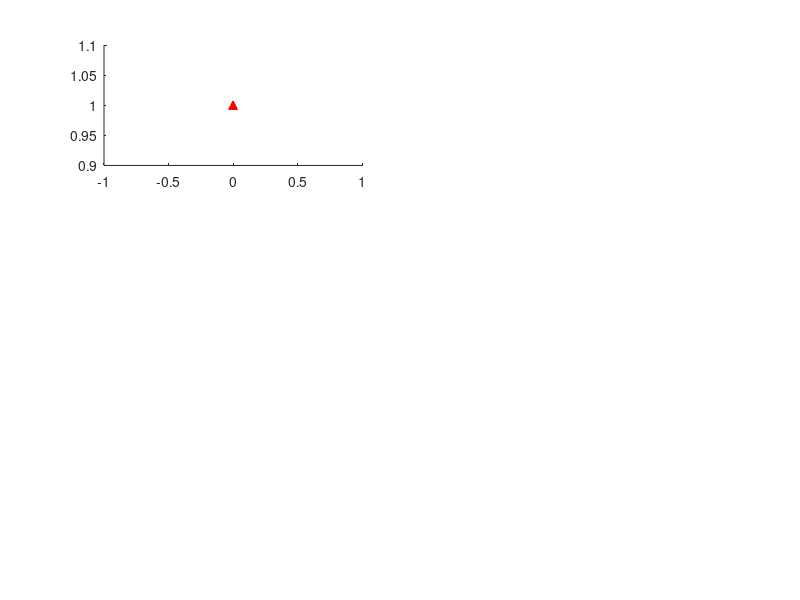

MATLAB code for this plot: (Note: this script raises an error after producing the figure.)
%%
figure;
subplot(321);
hold on;
plot([0 0],[1 1],'r^','MarkerFaceColor','r');
h = area([0 2e3],[length(trl_all)+1 length(trl_all)+1],0);
set(h,'FaceColor','r','FaceAlpha',.2,'EdgeColor','r');

plot([2e3 2e3],[1 1],'bv','MarkerFaceColor','b');
h = area([2e3 4e3],[length(trl_all)+1 length(trl_all)+1],0);
set(h,'FaceColor','b','FaceAlpha',.2,'EdgeColor','b');

for kt = 1:length(ts_trl)
    x = ts_trl{kt};
    x = x(x>=dt(1) & x <=dt(length(dt)));
    y = kt*ones(1,length(x));
    x = [x;x];
    y = [y-.5;y+.5];
    line(x,y,'Color','k');
end;
axis tight;xlim([dt(1) dt(end)]);
title(length([ts_trl{:}]));

subplot(323);
hold on;
%Y = sum(n2,2)/size(n2,2)/((dt3(2)-dt3(1))/Fs);
Y = mean(n2,2)/((dt3(2)-dt3(1))/Fs);
SE = (std(n2,0,2)./sqrt(size(n2,2)-1))./((dt3(2)-dt3(1))/Fs);
plot([0 0],[min(Y-SE) max(Y+SE)],'r');
plot([2e3 2e3],[min(Y-SE) max(Y+SE)],'b');
plot(dt3,Y,'-','Color',[.5 .5 .5]);
errorbar(dt3,Y,SE,'s','Color',[.5 .5 .5]);
plot([0 0],[min(Y-SE) min(Y-SE)],'r^','MarkerFaceColor','r');
plot([2e3 2e3],[min(Y-SE) min(Y-SE)],'bv','MarkerFaceColor','b');
axis tight;
xlim([dt(1) dt(end)]);
title(round(mean(mean(n))/1e-3*1e2)/1e2);

subplot(322);
bar(dt2,n_isi);
axis tight;
title(pct);

%                     subplot(524);
%                     hold on;
%                     plot(dt2,cumsum(n_isi_b./sum(n_isi_b)),'k');
%                     plot(dt2,cumsum(n_isi_c./sum(n_isi_c)),'r');
%                     plot(dt2,cumsum(n_isi_e./sum(n_isi_e)),'b');
%                     axis tight;ylim([0 1]);

subplot(324);
hold on;
plot(spike_dat.waveformtime,wvf,'r');
plot(spike_dat.waveformtime,mean(wvf,1),'k','LineWidth',3);
axis tight;


figure;
subplot(321);
hold on;
plot(-win:win,mean(STA1,2),'Color',[0 0 0]);
plot(-win:win,mean(STA2,2),'Color',[.9 0 0]);
plot(-win:win,mean(STA3,2),'Color',[0 0 .9]);
axis tight;

subplot(323);
hold on;
plot(f1,Snn1./R1,'k');
plot(f1,Snn2./R2,'r');
plot(f1,Snn3./R3,'b');
axis tight;
title(num2str((R1+R2+R3)./3));

subplot(324);
hold on;
plot(f1,(Syy1),'k');
plot(f1,(Syy2),'r');
plot(f1,(Syy3),'b');
axis tight;

subplot(325);
hold on;
plot(f2,C1,'Color','k');
plot(f2,C2,'Color','r');
plot(f2,C3,'Color','b');
axis tight;

subplot(326);
hold on;
imagesc((tAx-2).*1e3,fAx,Cgrm');
plot([0 0],[fAx(1) fAx(end)],'Color',[.85 .85 .85]);
plot([0 0],[fAx(1) fAx(1)],'r^','MarkerFaceColor','r');
plot([2e3 2e3],[fAx(1) fAx(end)],'Color',[.85 .85 .85]);
plot([2e3 2e3],[fAx(1) fAx(1)],'bv','MarkerFaceColor','b');
axis xy;axis tight;